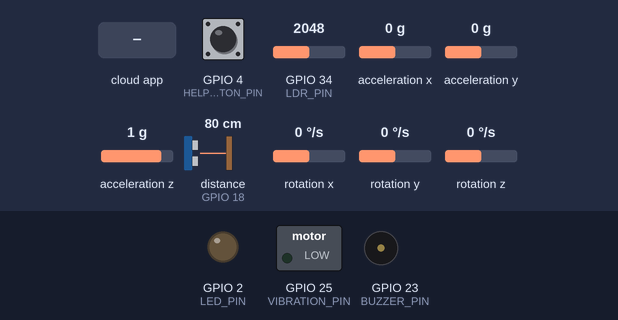
This sketch was run on a simulated ESP32. Shown: switched loads named in the sketch (green lamp = pin HIGH), output pins drawn as LEDs (lit = HIGH), buzzer (waves = sounding). Wiring (inferred from the names in the program): ultrasonic range finder: trigger GPIO 17; echo GPIO 18. Dashed ring = blinking. The inputs (shaded band) are chosen by the test bench; at power-on: GPIO 4 (HELP_BUTTON_PIN) HIGH, distance to the obstacle (sensor on GPIO 18) 80 cm, GPIO 34 (LDR_PIN) = 2048, acceleration x 0 g, acceleration y 0 g, acceleration z 1 g, rotation x 0 °/s, rotation y 0 °/s, rotation z 0 °/s. The echo pulse lasts 58.3 µs per cm; WiFi joins after 1.5 s; servers stay silent unless stated; the Firebase database answers and starts empty; web services answer with replies made up by the test bench; pins used as bus, display or sensor lines are not drawn; what the sketch prints to the serial monitor is not drawn.

Above: at 2.7 s.
2.8 s: GPIO 4 (HELP_BUTTON_PIN) pulled LOW for 0.25 s
At 3.18 s:
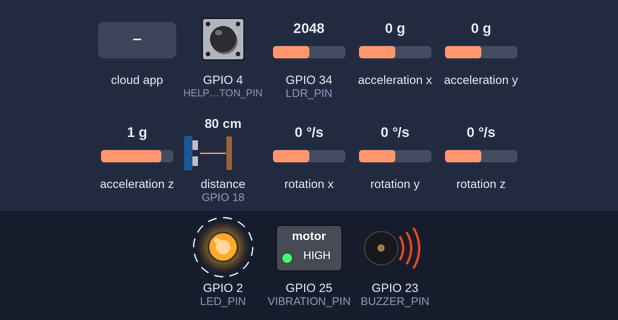
5.8 s: distance to the obstacle (sensor on GPIO 18) set to 64 cm
7.3 s: distance to the obstacle (sensor on GPIO 18) set to 56 cm
At 8.4 s:
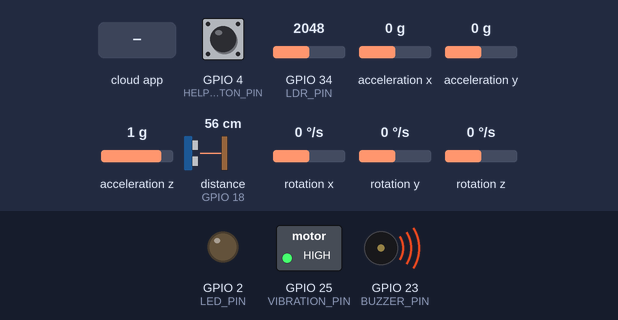
10.3 s: the phone or cloud app sets led_manual to 1
At 11.79 s:
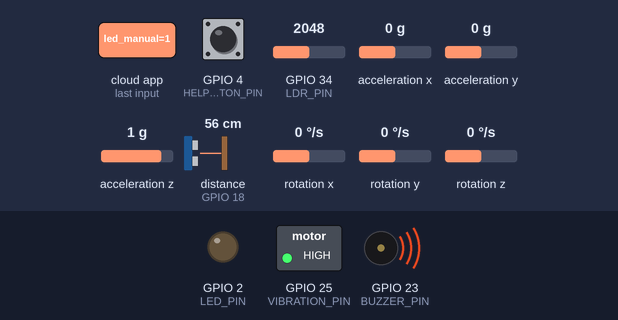
13.3 s: GPIO 34 (LDR_PIN) set to 1958
At 14.4 s:
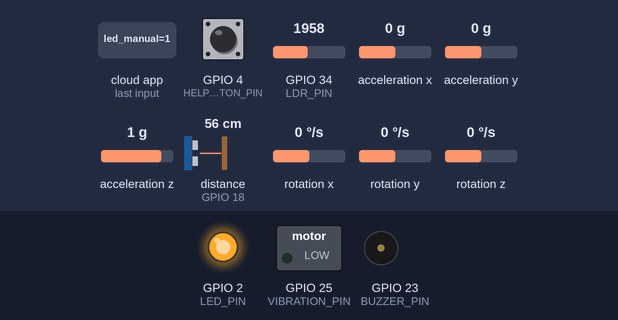
15.2 s: the phone or cloud app sets findMe to 1
At 19.0 s:
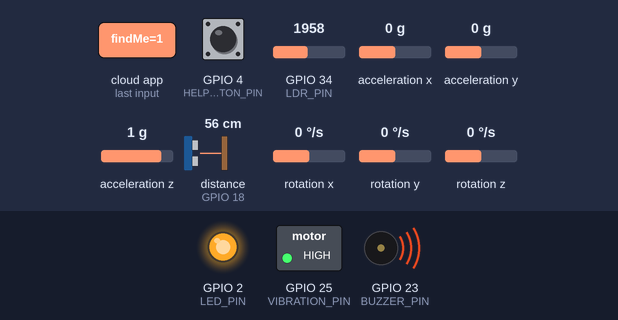
Timing chart, 0 to 19.2 s (numbered marks = the images above; inputs shaded):
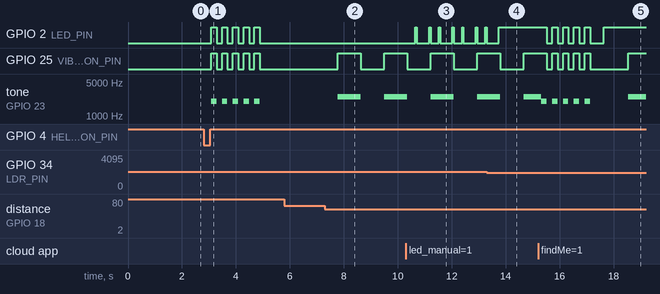

Measured:
- the behaviour switches between 61 and 60 cm on distance to the obstacle (sensor on GPIO 18) (found by bisection; images 1 and 2)
- the behaviour switches between 2000 and 1999 on GPIO 34 (LDR_PIN) (found by bisection; images 3 and 4)
- after the input at 2.8 s, GPIO 2 (LED_PIN), GPIO 25 (VIBRATION_PIN): alternates HIGH for 0.20 s and LOW for 0.20 s, 10 changes in all, then stays LOW, starting after 0.29 s; tone on GPIO 23 (BUZZER_PIN): alternates 2000 Hz for 0.20 s and silent for 0.20 s, 10 changes in all, then stays silent, starting after 0.29 s
- after the input at 5.8 s, every drawn part: stays the same
- after the input at 7.3 s, GPIO 25 (VIBRATION_PIN): LOW → HIGH after 0.47 s, → LOW 0.86 s later, → HIGH 0.86 s later; tone on GPIO 23 (BUZZER_PIN): silent → 2500 Hz after 0.47 s, → silent 0.86 s later, → 2500 Hz 0.86 s later
- after the input at 10.3 s, GPIO 2 (LED_PIN): LOW → HIGH after 0.36 s, then repeats every 0.86 s: LOW 0.45 s, HIGH 0.05 s, LOW 0.30 s, HIGH 0.05 s
- after the input at 13.3 s, GPIO 2 (LED_PIN): goes on until 13.7 s, then stays HIGH
- after the input at 15.2 s, GPIO 2 (LED_PIN): goes 4 × (LOW 0.20 s, HIGH 0.20 s), LOW 0.50 s, then HIGH, starting after 0.32 s

The sketch:

esp32_guardian_assist.ino
```cpp
#include <WiFi.h>
#include <Wire.h>
#include <MPU6050.h>
#include <HTTPClient.h>
#include <WiFiClientSecure.h>
#include <Firebase_ESP_Client.h>

// ===== SECRETS INCLUDED HERE =====
// Do not push secrets.h to GitHub! Fill out secrets.example.h instead.
#include "secrets.h"

FirebaseData fbdo;
FirebaseAuth auth;
FirebaseConfig config;

// ===== PINS =====
#define TRIG_PIN 17
#define ECHO_PIN 18
#define BUZZER_PIN 23
#define VIBRATION_PIN 25
#define LDR_PIN 34
#define LED_PIN 2
#define HELP_BUTTON_PIN 4

// ===== ULTRASONIC =====
float distance;

// ===== LDR =====
int ldrValue = 0;
int darkThreshold = 2000;

// ===== MPU =====
MPU6050 mpu;
int16_t ax_raw, ay_raw, az_raw;
float ax, ay, az, magnitude;

// ===== FALL DETECTION =====
float freeFallThreshold = 5.0;
float impactThreshold = 10.0;
bool freeFallDetected = false;
unsigned long fallTime = 0;

// ===== STEP COUNTER =====
int stepCount = 0;
bool stepDetected = false;
float filteredZ = 0;
float stepThreshold = 11.0;
float minThreshold = 9.5;
unsigned long lastStepTime = 0;
int stepDelay = 250;

// ===== IDLE =====
const long idleTime = 240000; // 4 minutes

// ===== WIFI & SYNC =====
unsigned long previousWiFiAttempt = 0;
const long wifiInterval = 10000;
unsigned long lastSyncTime = 0;

// ===== HELP BUTTON =====
bool lastButtonState = HIGH;
bool manualAlert = false;

// ===== DISTANCE ALERTS (PULSING LOGIC TO PREVENT BUZZER CRASH) =====
unsigned long lastDistanceBeep = 0;
bool buzzerToggle = false;

// ====================== SETUP ======================
void setup() {
  Serial.begin(115200);
  Wire.begin();

  // Pins
  pinMode(TRIG_PIN, OUTPUT);
  pinMode(ECHO_PIN, INPUT);
  pinMode(BUZZER_PIN, OUTPUT);
  pinMode(VIBRATION_PIN, OUTPUT);
  pinMode(LED_PIN, OUTPUT);
  pinMode(HELP_BUTTON_PIN, INPUT_PULLUP);

  digitalWrite(BUZZER_PIN, LOW);
  digitalWrite(VIBRATION_PIN, LOW);
  digitalWrite(LED_PIN, LOW);

  // MPU
  mpu.initialize();

  // WiFi
  WiFi.begin(ssid, password);
  Serial.println("Connecting to WiFi...");
  while (WiFi.status() != WL_CONNECTED) {
    delay(500);
    Serial.print(".");
  }
  Serial.println("\nConnected to WiFi");

  // Firebase
  config.database_url = DATABASE_URL;
  config.signer.tokens.legacy_token = DATABASE_SECRET;
  Firebase.begin(&config, &auth);
  Firebase.reconnectWiFi(true);
}

// ====================== SIGNAL MESSAGE ======================
String urlencode(String str){
  String encodedString="";
  char c;
  for(int i=0;i<str.length();i++){
    c=str.charAt(i);
    if(c==' ') encodedString+='+';
    else if(isalnum(c)) encodedString+=c;
    else {
      char code1=(c&0xf)+'0';
      char code0=((c>>4)&0xf)+'0';
      encodedString+='%'; encodedString+=code0; encodedString+=code1;
    }
  }
  return encodedString;
}

void sendSignalMessage(String message){
  if(WiFi.status()==WL_CONNECTED){
    WiFiClientSecure client;
    client.setInsecure(); // Ignore SSL certificate warnings
    HTTPClient http;

    // CRITICAL FIX: The phone number MUST be url-encoded so the "+" isn't seen as a space by the server!
    String url = "https://api.callmebot.com/signal/send.php?phone=" + urlencode(phone_number) +
                 "&apikey=" + apiKey +
                 "&text=" + urlencode(message);

    Serial.println("Attempting to send Signal message...");
    if(http.begin(client, url)){
      int httpCode = http.GET();
      if (httpCode > 0) {
        Serial.printf("[Signal] Message sent. HTTP Response code: %d\n", httpCode);
        String payload = http.getString();
        Serial.println("[Signal] Server Reply: " + payload);
      } else {
        Serial.printf("[Signal] HTTP GET failed, error: %s\n", http.errorToString(httpCode).c_str());
      }
      http.end();
    } else {
      Serial.println("[Signal] Unable to connect to CallMeBot API.");
    }
  } else {
    Serial.println("[Signal] Cannot send message, WiFi disconnected.");
  }
}

// ====================== BUZZER & VIBRATION ======================
void triggerBuzzerAndVibration() {
  for(int i=0; i<5; i++){
    tone(BUZZER_PIN, 2000);
    digitalWrite(VIBRATION_PIN, HIGH);
    digitalWrite(LED_PIN, HIGH);
    delay(200);
    noTone(BUZZER_PIN);
    digitalWrite(VIBRATION_PIN, LOW);
    digitalWrite(LED_PIN, LOW);
    delay(200);
  }
}

// ====================== ULTRASONIC ======================
float readDistance(){
  digitalWrite(TRIG_PIN,LOW); delayMicroseconds(2);
  digitalWrite(TRIG_PIN,HIGH); delayMicroseconds(10);
  digitalWrite(TRIG_PIN,LOW);
  long dur = pulseIn(ECHO_PIN,HIGH,30000);
  distance = (dur==0)?999:dur*0.034/2;
  return distance;
}

// ====================== LDR ======================
void readLDR(){
  ldrValue = analogRead(LDR_PIN);
  digitalWrite(LED_PIN, ldrValue < darkThreshold ? HIGH : LOW);
}

// ====================== MPU & FALL ======================
void readMPUAndCheckFall(){
  mpu.getAcceleration(&ax_raw,&ay_raw,&az_raw);
  ax=ax_raw/16384.0*9.81;
  ay=ay_raw/16384.0*9.81;
  az=az_raw/16384.0*9.81;
  magnitude=sqrt(ax*ax+ay*ay+az*az);

  // Step Counter
  filteredZ=0.7*filteredZ+0.3*az;
  if(!stepDetected && filteredZ>stepThreshold && (millis()-lastStepTime>stepDelay)){
    stepDetected=true;
    stepCount++;
    lastStepTime=millis();
  }
  if(filteredZ<minThreshold) stepDetected=false;

  // Fall detection
  if(magnitude<freeFallThreshold){
    freeFallDetected=true;
    fallTime=millis();
  }
}

// ====================== HELP BUTTON ======================
void checkHelpButton(){
  int currentButtonState=digitalRead(HELP_BUTTON_PIN);
  if(currentButtonState==LOW && lastButtonState==HIGH){
    manualAlert=true;
  }
  lastButtonState=currentButtonState;
}

// ====================== ALERT HANDLERS ======================
void handleDistanceAlert() {
  // CRITICAL FIX: You MUST pulse the buzzer instead of leaving tone() running infinitely every loop.
  // Spamming tone() without a delay breaks the ESP32 PWM timer, causing complete silence.
  int beepInterval = 0;
  if(distance < 20) beepInterval = 100;      // very close, fast beep
  else if(distance < 40) beepInterval = 300; // medium beep
  else if(distance < 60) beepInterval = 600; // slow beep

  if(beepInterval > 0) {
    if (millis() - lastDistanceBeep > beepInterval) {
      lastDistanceBeep = millis();
      buzzerToggle = !buzzerToggle;

      if (buzzerToggle) {
        tone(BUZZER_PIN, 2500);
        digitalWrite(VIBRATION_PIN, HIGH);
      } else {
        noTone(BUZZER_PIN);
        digitalWrite(VIBRATION_PIN, LOW);
      }
    }
  } else {
    noTone(BUZZER_PIN);
    digitalWrite(VIBRATION_PIN, LOW);
  }
}

void handleIdleAlert() {
  static unsigned long idleStartTime = millis();
  if(magnitude > 9.0 && magnitude < 10.5){
    if(millis() - idleStartTime > idleTime){
      Serial.println("⚠️ Idle Alert triggered!");
      sendSignalMessage("⚠️ Idle alert detected! Please move or check status.");
      triggerBuzzerAndVibration();
      logAlertToFirebase("Idle Alert");
      idleStartTime = millis();
    }
  } else {
    idleStartTime = millis();
  }
}

void handleFallAlert() {
  static bool fallAlreadyReported = false;

  if(freeFallDetected && magnitude > impactThreshold && !fallAlreadyReported){
    Serial.println("💥 FALL DETECTED!");
    sendSignalMessage("💥 Fall detected! Immediate assistance needed!");
    triggerBuzzerAndVibration();
    logAlertToFirebase("Fall Detected");

    // Push the flag to the website so push notifications work!
    if (Firebase.ready()) Firebase.RTDB.setBool(&fbdo, "/stick/fall", true);

    freeFallDetected = false;
    fallAlreadyReported = true;
  }

  if(fallAlreadyReported && millis() - fallTime > 3000){
    fallAlreadyReported = false;
  }
}

void handleManualAlert() {
  if(manualAlert){
    Serial.println("⚠️ Manual Help Button Pressed!");
    sendSignalMessage("⚠️ Emergency! Help button triggered!");
    triggerBuzzerAndVibration();
    logAlertToFirebase("Manual SOS Pressed");

    // Push the flag to the website so push notifications work!
    if (Firebase.ready()) Firebase.RTDB.setBool(&fbdo, "/stick/manualAlert", true);

    manualAlert = false;
  }
}

// ====================== FIREBASE SYNC ======================
void syncWithDashboard() {
  if (Firebase.ready()) {
    // 1. UPDATE SENSORS TO WEBSITE
    if (millis() - lastSyncTime > 800) {
      lastSyncTime = millis();
      FirebaseJson json;
      json.set("heartbeat", (double)millis()); // Continuously changing number so website knows it's alive
      json.set("distance", distance);
      json.set("light", ldrValue);
      json.set("steps", stepCount);
      json.set("accel/x", ax);
      json.set("accel/y", ay);
      json.set("accel/z", az);
      Firebase.RTDB.updateNode(&fbdo, "/stick", &json);
    }

    // 2. CHECK REMOTE COMMANDS FROM WEBSITE (Find Me & Force LED)
    // IMPORTANT: You deleted these lines in your last version, which is why it stopped working!
    if (Firebase.RTDB.getBool(&fbdo, "/stick/findMe")) {
      if (fbdo.boolData() == true) {
        Serial.println("FIND MY STICK TRIGGERED!");
        triggerBuzzerAndVibration();
        // Turn it off so it doesn't vibrate forever
        Firebase.RTDB.setBool(&fbdo, "/stick/findMe", false);
      }
    }

    if (Firebase.RTDB.getBool(&fbdo, "/stick/led_manual")) {
        if (fbdo.boolData() == true) {
            digitalWrite(LED_PIN, HIGH);
        }
    }
  }
}

void logAlertToFirebase(String alert){
  if(Firebase.ready()){
    String timestamp=String(millis());
    String path="/guardianAssist/alerts/"+timestamp;
    FirebaseJson json;
    json.set("message",alert);
    json.set("distance",distance);
    Firebase.RTDB.updateNode(&fbdo,path,&json);
    Firebase.RTDB.setString(&fbdo,"/stick/lastAlert",alert);
  }
}

// ====================== MAIN LOOP ======================
void loop() {
  // WiFi reconnect
  if(WiFi.status() != WL_CONNECTED && millis() - previousWiFiAttempt > wifiInterval){
    previousWiFiAttempt = millis();
    WiFi.begin(ssid,password);
  }

  readDistance();
  readLDR();
  readMPUAndCheckFall();
  checkHelpButton();

  handleDistanceAlert();
  handleIdleAlert();
  handleFallAlert();
  handleManualAlert();

  syncWithDashboard();

  delay(50);
}
```

secrets.example.h
```cpp
#ifndef SECRETS_H
#define SECRETS_H

#include <Arduino.h>

// ===== WiFi =====
const char* ssid = "YOUR_WIFI_SSID";
const char* password = "YOUR_WIFI_PASSWORD";

// ===== Firebase =====
#define DATABASE_URL "YOUR_PROJECT-default-rtdb.firebaseio.com"
#define DATABASE_SECRET "YOUR_FIREBASE_DATABASE_SECRET"

// ===== Signal API =====
String apiKey = "YOUR_CALLMEBOT_API_KEY";
String phone_number = "+1234567890";

#endif
```
